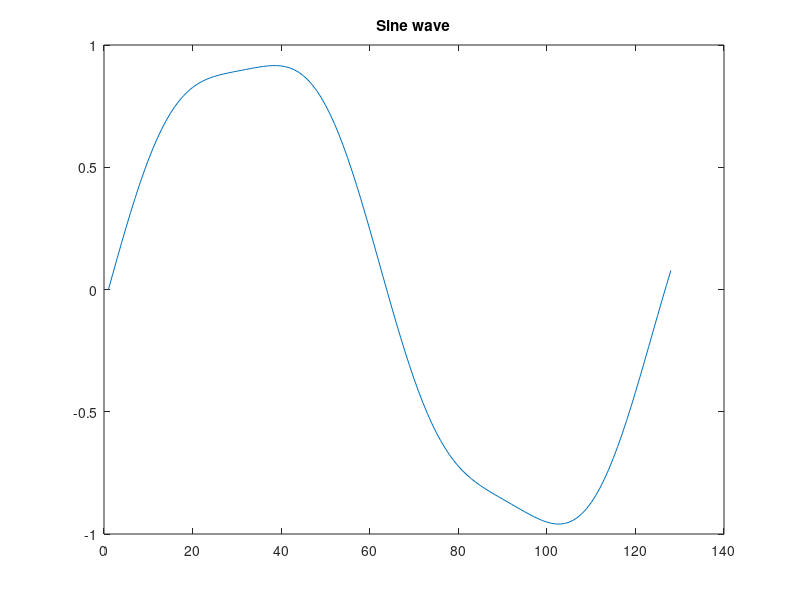

Recreate this plot in MATLAB. (Note: this script raises an error after producing the figure.)
clc; clf; close all; clear all;
N = 128;
rows = 8; %5
columns=16;%6
data = linspace(0, 2*pi, N);
data = sin(data)+0.1*sin(pi*data);
tic;
Y2=fft(data);
time2=toc;
plot(data);
title('Sine wave');
count=1;
tic;
matrix=(reshape(data, columns, rows))'; % Read in row wise
test = matrix;
%Perform column-wise dft
for x=1:columns
    matrix(:,x)=FFT(matrix(:,x));
end
%Perform Twiddles
for x=1:columns
    for y=1:rows
        matrix(y,x)=matrix(y,x)*exp((-2*pi*(y-1)*(x-1)/N)*1i);
    end
end
%Perform FFT on rows
for y=1:rows
    matrix(y,:)=FFT(matrix(y,:));
end
out=20*log10(abs(reshape(matrix,1,N)));
time1=toc;
figure
subplot(211);
stem(out); title('Using cooley-tukey');
subplot(212);
stem(20*log10(abs(fft(data)))); title('Using fft');
